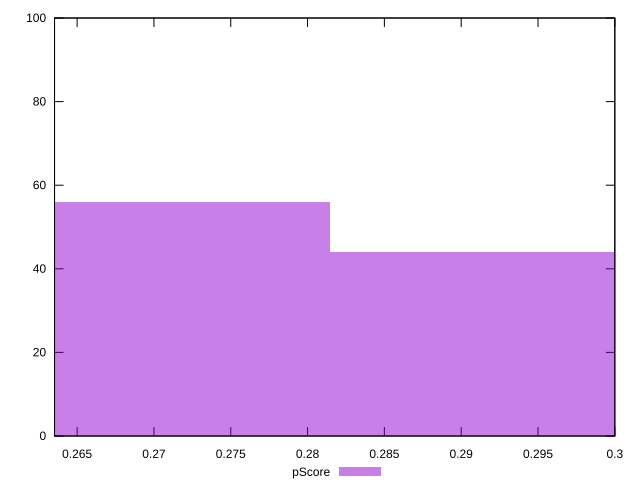

This figure's gnuplot source:
reset

$pScore <<EOF
0.27018016589663907 56
0.292695179721359 44
EOF

set key outside below
set boxwidth 0.02251501382471992
set xrange [0.2635294117647059:0.3]
set yrange [0:100]
set trange [0:100]
set style fill transparent solid 0.5 noborder
set terminal svg size 640, 490 enhanced background rgb 'white'
set output "report_00019_2021-02-10T18-14-37.922Z//uses-text-compression/samples/pages+cached+noadtech/pScore/histogram.svg"

plot $pScore title "pScore" with boxes

reset
